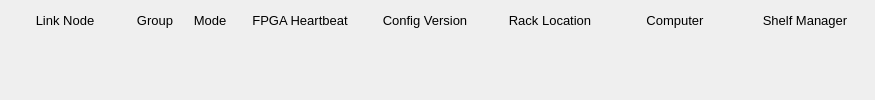
<?xml version="1.0" encoding="UTF-8"?>
<ui version="4.0">
 <class>Form</class>
 <widget class="QWidget" name="Form">
  <property name="geometry">
   <rect>
    <x>0</x>
    <y>0</y>
    <width>875</width>
    <height>100</height>
   </rect>
  </property>
  <property name="windowTitle">
   <string>Form</string>
  </property>
  <widget class="QFrame" name="frame">
   <property name="geometry">
    <rect>
     <x>0</x>
     <y>0</y>
     <width>875</width>
     <height>100</height>
    </rect>
   </property>
   <property name="frameShape">
    <enum>QFrame::NoFrame</enum>
   </property>
   <property name="frameShadow">
    <enum>QFrame::Plain</enum>
   </property>
   <widget class="QLabel" name="label">
    <property name="geometry">
     <rect>
      <x>5</x>
      <y>10</y>
      <width>120</width>
      <height>20</height>
     </rect>
    </property>
    <property name="font">
     <font>
      <pointsize>10</pointsize>
     </font>
    </property>
    <property name="text">
     <string>Link Node</string>
    </property>
    <property name="alignment">
     <set>Qt::AlignCenter</set>
    </property>
   </widget>
   <widget class="QLabel" name="label_2">
    <property name="geometry">
     <rect>
      <x>130</x>
      <y>10</y>
      <width>50</width>
      <height>20</height>
     </rect>
    </property>
    <property name="font">
     <font>
      <pointsize>10</pointsize>
     </font>
    </property>
    <property name="text">
     <string>Group</string>
    </property>
    <property name="alignment">
     <set>Qt::AlignCenter</set>
    </property>
   </widget>
   <widget class="QLabel" name="label_3">
    <property name="geometry">
     <rect>
      <x>185</x>
      <y>10</y>
      <width>50</width>
      <height>20</height>
     </rect>
    </property>
    <property name="font">
     <font>
      <pointsize>10</pointsize>
     </font>
    </property>
    <property name="text">
     <string>Mode</string>
    </property>
    <property name="alignment">
     <set>Qt::AlignCenter</set>
    </property>
   </widget>
   <widget class="QLabel" name="label_4">
    <property name="geometry">
     <rect>
      <x>240</x>
      <y>10</y>
      <width>120</width>
      <height>20</height>
     </rect>
    </property>
    <property name="font">
     <font>
      <pointsize>10</pointsize>
     </font>
    </property>
    <property name="text">
     <string>FPGA Heartbeat</string>
    </property>
    <property name="alignment">
     <set>Qt::AlignCenter</set>
    </property>
   </widget>
   <widget class="QLabel" name="label_5">
    <property name="geometry">
     <rect>
      <x>365</x>
      <y>10</y>
      <width>120</width>
      <height>20</height>
     </rect>
    </property>
    <property name="font">
     <font>
      <pointsize>10</pointsize>
     </font>
    </property>
    <property name="text">
     <string>Config Version</string>
    </property>
    <property name="alignment">
     <set>Qt::AlignCenter</set>
    </property>
   </widget>
   <widget class="QLabel" name="label_6">
    <property name="geometry">
     <rect>
      <x>490</x>
      <y>10</y>
      <width>120</width>
      <height>20</height>
     </rect>
    </property>
    <property name="font">
     <font>
      <pointsize>10</pointsize>
     </font>
    </property>
    <property name="text">
     <string>Rack Location</string>
    </property>
    <property name="alignment">
     <set>Qt::AlignCenter</set>
    </property>
   </widget>
   <widget class="QLabel" name="label_7">
    <property name="geometry">
     <rect>
      <x>615</x>
      <y>10</y>
      <width>120</width>
      <height>20</height>
     </rect>
    </property>
    <property name="font">
     <font>
      <pointsize>10</pointsize>
     </font>
    </property>
    <property name="text">
     <string>Computer</string>
    </property>
    <property name="alignment">
     <set>Qt::AlignCenter</set>
    </property>
   </widget>
   <widget class="QLabel" name="label_8">
    <property name="geometry">
     <rect>
      <x>740</x>
      <y>10</y>
      <width>130</width>
      <height>20</height>
     </rect>
    </property>
    <property name="font">
     <font>
      <pointsize>10</pointsize>
     </font>
    </property>
    <property name="text">
     <string>Shelf Manager</string>
    </property>
    <property name="alignment">
     <set>Qt::AlignCenter</set>
    </property>
   </widget>

   <widget class="PyDMEmbeddedDisplay" name="PyDMEmbeddedDisplay">
    <property name="geometry">
     <rect>
      <x>0</x>
      <y>30</y>
      <width>875</width>
      <height>35</height>
     </rect>
    </property>
    <property name="toolTip">
     <string/>
    </property>
    <property name="frameShape">
     <enum>QFrame::NoFrame</enum>
    </property>
    <property name="macros" stdset="0">
     <string>{"P":"MPLN:GUNB:MP02:1","ID":"49","SLOT_FILE":"LinkNode49_slot.ui","LN":"49","LOCA":"GUNB","IOC_UNIT":"MP02","INST":"1"}</string>
    </property>
    <property name="filename" stdset="0">
     <string>$PYDM/mps/mps_area_ln.ui</string>
    </property>
   </widget>
   <widget class="PyDMEmbeddedDisplay" name="PyDMEmbeddedDisplay">
    <property name="geometry">
     <rect>
      <x>0</x>
      <y>65</y>
      <width>875</width>
      <height>35</height>
     </rect>
    </property>
    <property name="toolTip">
     <string/>
    </property>
    <property name="frameShape">
     <enum>QFrame::NoFrame</enum>
    </property>
    <property name="macros" stdset="0">
     <string>{"P":"MPLN:GUNB:MP01:1","ID":"50","SLOT_FILE":"LinkNode50_slot.ui","LN":"50","LOCA":"GUNB","IOC_UNIT":"MP01","INST":"1"}</string>
    </property>
    <property name="filename" stdset="0">
     <string>$PYDM/mps/mps_area_ln.ui</string>
    </property>
   </widget>
  </widget>
 </widget>
 <customwidgets>
  <customwidget>
   <class>PyDMEmbeddedDisplay</class>
   <extends>QFrame</extends>
   <header>pydm.widgets.embedded_display</header>
  </customwidget>
 </customwidgets>
 <resources/>
 <connections/>
</ui>
